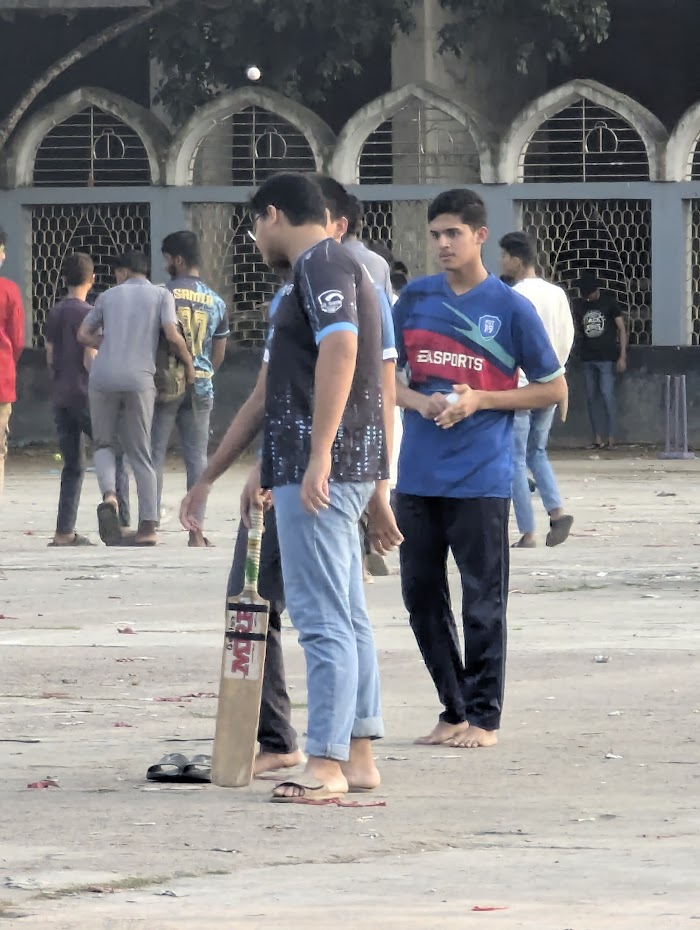
#> input picture image.png, 700 x 930 px
$ python py.py
#> lines starting #> are read from the running program, lines starting #| are printed output that depends on the picture
from PIL import Image

# Open the image and convert it to 8-bit (palette mode)
img = Image.open("image.png")
#> img is the input picture: PIL image 700x930 RGB; mean R, G, B 134.2, 133.1, 134.6
img = img.resize((320, 200))  # Resize to fit Mode 13h
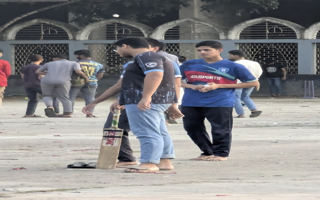
#> img: PIL image 320x200 RGB; mean R, G, B 134.2, 133.2, 134.6
img = img.convert("P")  # Convert to 256-color palette mode
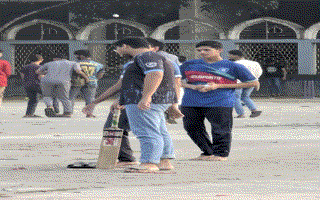
#> img: PIL image 320x200 P; mean R, G, B 134.2, 133.1, 134.6

# Save raw data
with open("image.raw", "wb") as f:
    f.write(img.tobytes())
